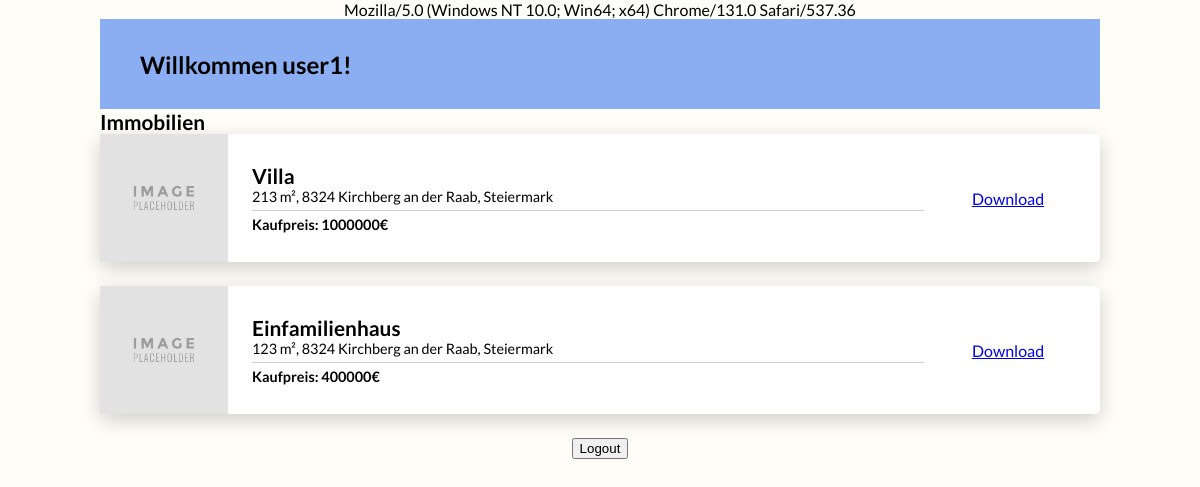
Page /LAP/home.php (signed in) on the committed database.
### tables this page shows
CREATE TABLE `immobilien` (
  `Immobilien` int(11) NOT NULL,
  `Titel` varchar(255) NOT NULL,
  `Groesse` int(11) NOT NULL,
  `Lage` varchar(100) NOT NULL,
  `Dokumente` varchar(255) NOT NULL,
  `Preis` decimal(10,0) NOT NULL,
  `Bereich_ID` int(11) NOT NULL
);

### LAP/home.php (the view, shortened to what this page needs)
<?php
    if($_SESSION)
    {
        include("scripts/db-connection.php");
        $userBereich = $_SESSION['session_bereich'];
        $sql = "SELECT * FROM immobilien WHERE Bereich_ID = '$userBereich'";
        $result = mysqli_query($connection, $sql);
    }
    else
    {
        header("Location: index.html");
    }
?>
<!DOCTYPE html>
<html>
<head>
    <link rel="stylesheet" type="text/css" media="screen" href="styles/home.css" />
</head>
<body>
    <section class="top">
        <h1>Willkommen <?php echo $_SESSION['session_user'] ?>!</h1>
    </section>
    <section class="content">
        <h2>Immobilien</h2>
        <?php
            while($row = $result->fetch_assoc())
            {
        ?>
        <div class="card">
            <div class="image"></div>
            <div class="description">
                <h2><?php echo $row['Titel'] ?></h2>
                <p><?php echo $row['Groesse'] ?> m², <?php echo $row['Lage'] ?></p>
                <div class="line"></div>
                <p class="price">
                    <?php
                        if($userBereich == 1)
                        {
                            echo "Kaufpreis: " .$row['Preis'] . "€";
                        }
                        else
                        {
                            echo $row['Preis'] . "€ monatl. Miete";
                        }
                    ?>
                </p>
            </div>
            <div class="end">
                <?php
                if($_SESSION['session_typ'] == "interessent") {
                    $filename = $row['Dokumente'];
                    echo "<a href='files/".$filename."' download='".$filename."'>Download</a>";
                }
                ?>
            </div>
        </div>
        <?php
            }
        ?>
    </section>
    <section class="bottom">
        <form action="scripts/logout.php" method="POST">
            <input type="submit" name="logout" value="Logout" />
        </form>
    </section>
</body>
</html>

### LAP/styles/home.css (style rules this page uses)
html, body { margin: 0 auto; padding: 0; font-family: 'Lato', sans-serif; background-color: #fffdf7; }
body { display: flex; flex-direction: column; justify-content: top; align-items: center; height: 100vh; width: 1000px; }
section.top { justify-self: center; height: 90px; align-self: center; background-color: #8aaef1; width: calc(100% - 5em); padding: 0 2.5em; display: flex; flex-direction: column; justify-content: center; }
h1 { padding: 0; margin: 0; }
.card { background-color: #fff; border-radius: 5px; box-shadow: 0 6px 20px 0 rgba(0, 0, 0, 0.19); width: 1000px; display: grid; grid-template-columns: 128px auto 128px; grid-template-rows: 128px; grid-template-areas: 'thumnail description end'; margin-bottom: 1.5em; }
.image { grid-area: thumnail; background-image: url('../imgs/placeholder.jpg'); background-repeat: no-repeat; background-size: cover; }
.description { grid-area: description; display: flex; flex-direction: column; justify-content: center; padding-left: 1.5em; }
h2 { padding: 0; margin: 0; font-size: 1.3rem; font-weight: 600; }
p { padding: 0; margin: 0; font-size: 0.9rem; font-weight: 500; }
p.price { font-weight: 700; }
.end { grid-area: end; display: flex; flex-direction: column; justify-content: center; }
.line { background-color: rgba(0, 0, 0, 0.19); height: 1px; margin-right: 3em; margin: 0.3em 3em 0.3em 0; }

### rows in the picture
immobilien: Titel "Villa", Groesse "213", Lage "8324 Kirchberg an der Raab, Steiermark", Preis "1000000"
immobilien: Titel "Einfamilienhaus", Groesse "123", Lage "8324 Kirchberg an der Raab, Steiermark", Preis "400000"

### other values in the picture
$_SESSION['session_user'] "user1"
